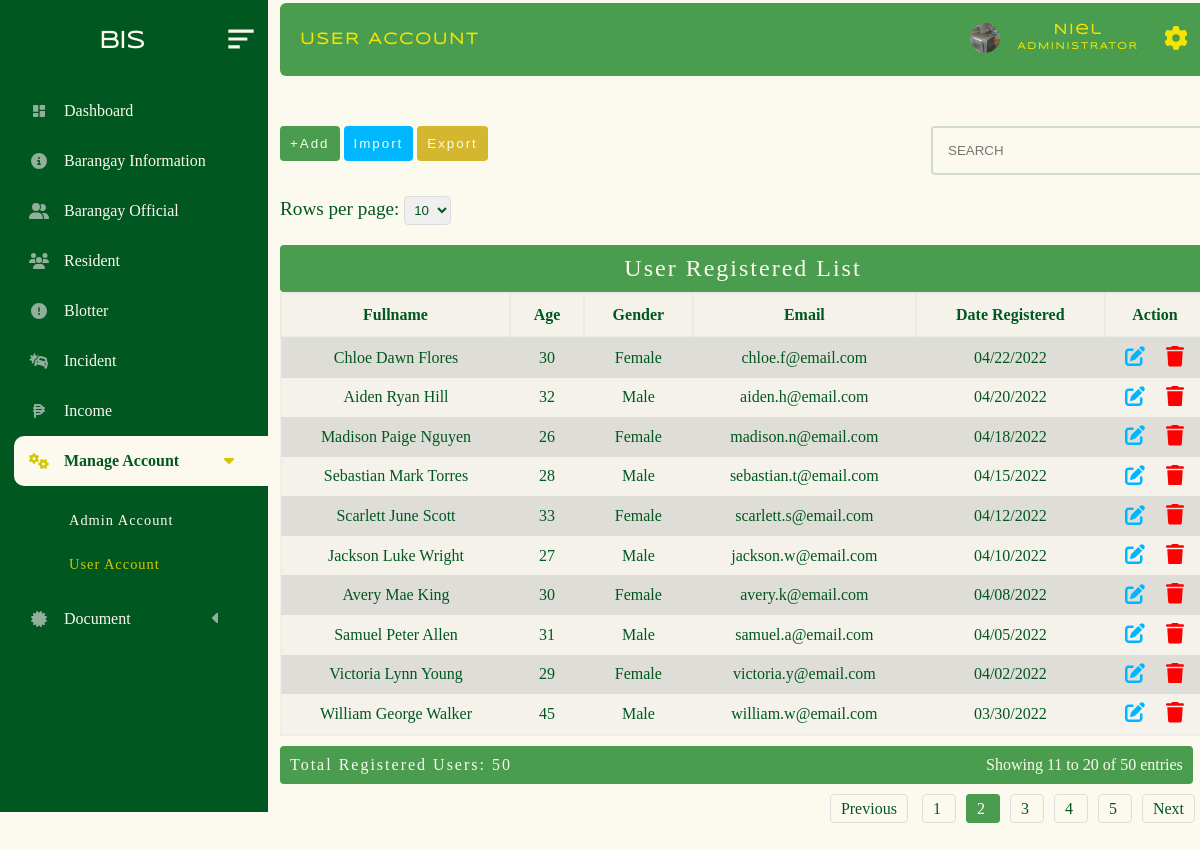
/administrator/admin_panel/user_registered.php?page=2&limit=10 (signed in), run on the app's committed database.
### tables this page shows
CREATE TABLE `user_account` (
  `firstname` varchar(200) NOT NULL,
  `middlename` varchar(200) NOT NULL,
  `lastname` varchar(200) NOT NULL,
  `email` varchar(200) NOT NULL,
  `password` varchar(200) NOT NULL,
  `gender` varchar(200) NOT NULL,
  `age` int(11) NOT NULL,
  `birthday` date NOT NULL,
  `date_registered` date NOT NULL,
  `house_no` varchar(200) NOT NULL,
  `sitio_pook` varchar(200) NOT NULL,
  `contact_no` varchar(200) NOT NULL,
  `profile` varchar(200) NOT NULL,
  `user_id` int(11) NOT NULL
);

### administrator/admin_panel/user_register_folder/table.php (the view, shortened to what this page needs)
<!DOCTYPE html>
<html lang="en">
<head>
</head>
<body>
    <?php
    require("../../database/conn_db.php");
    $page = isset($_GET['page']) ? max(1, (int)$_GET['page']) : 1;
    $limit = isset($_GET['limit']) ? max(1, (int)$_GET['limit']) : 10;
    $offset = ($page - 1) * $limit;
    $countQuery = "SELECT COUNT(*) AS total FROM user_account";
    $countResult = $conn->query($countQuery);
    $totalRows = $countResult->fetch_assoc()['total'];
    $totalPages = max(1, ceil($totalRows / $limit));
    $startRow = ($page - 1) * $limit + 1;
    $endRow = min($page * $limit, $totalRows);
    $sql = "SELECT * FROM user_account ORDER BY user_id DESC LIMIT $limit OFFSET $offset";
    $result = $conn->query($sql);
    ?>
    <?php if ($result->num_rows > 0): ?>
    <div class="limit-selector">
        <form method="GET" action="">
            <label for="limit">Rows per page:</label>
            <select name="limit" id="limit" onchange="this.form.submit()">
                <option value="10" <?php if ($limit == 10) echo 'selected'; ?>>10</option>
            </select>
        </form>
    </div>
    <table>
        <caption>User Registered List</caption>
        <tr>
            <th>Fullname</th>
            <th>Age</th>
            <th>Gender</th>
            <th>Email</th>
            <th>Date Registered</th>
            <th>Action</th>
        </tr>
        <?php
        while($row = $result->fetch_assoc()) {
            $firstname =$row["firstname"];
            $middlename =$row["middlename"];
            $lastname =$row["lastname"];
            $gender =$row["gender"];
            $age =$row["age"];
            $email =$row["email"];
            $date_registered=$row["date_registered"];
        ?>
        <tr class="table_hover">
            <td><?php echo $firstname . " " . $middlename . " " . $lastname; ?></td>
            <td><?php echo $age; ?></td>
            <td><?php echo $gender; ?></td>
            <td><?php echo $email; ?></td>
            <td><?php echo date('m/d/Y', strtotime($date_registered)); ?></td>
            <td>
                <div id="form_up_del_official">
                    <button id="update_official_btn" class="update_btn_register" data-id="<?php echo $row["user_id"]; ?>">
                    </button>
                    <button id="delete_official_btn" class="delete_btn_blotter_user" data-id="<?php echo $row["user_id"]; ?>">
                    </button>
                </div>
            </td>
        </tr>
        <?php } ?>
    </table>
    <div class="table-footer">
        <div class="total-count">Total Registered Users: <?php echo $totalRows; ?></div>
        <div class="pagination-info">
            Showing <?php echo $startRow; ?> to <?php echo $endRow; ?> of <?php echo $totalRows; ?> entries
        </div>
    </div>
    <div class="pagination">
        <?php if ($page > 1): ?>
            <a href="?page=<?php echo $page - 1; ?>&limit=<?php echo $limit; ?>">Previous</a>
        <?php endif; ?>
        <?php for ($i = 1; $i <= $totalPages; $i++): ?>
            <a href="?page=<?php echo $i; ?>&limit=<?php echo $limit; ?>" class="<?php echo $i == $page ? 'active' : ''; ?>">
                <?php echo $i; ?>
            </a>
        <?php endfor; ?>
        <?php if ($page < $totalPages): ?>
            <a href="?page=<?php echo $page + 1; ?>&limit=<?php echo $limit; ?>">Next</a>
        <?php endif; ?>
    </div>
    <?php endif; ?>
            <?php include("user_register_folder/update_user.php"); ?>
</body>
</html>

### administrator/admin_panel/style.css/mian.stylecss.css (style rules this page uses)
* { margin: 0px; padding: 0px; box-sizing: content-box; list-style-type: none ; }
html { scroll-behavior: smooth; }
:root { --bg-color: #FCFAEE; --2nd-bg-color:#4A9D4f; --sub-bg-color: #005720 ; --1st-text-color: #005720 ; --2nd-text-color: rgb(53, 53, 53); --3rd-text-color: #FCFAEE; --btn-color: #F5E402; --other-color :rgb(0, 183, 255); }
body { background-color: var(--bg-color); position: relative; min-height: 100%; width: 100%; overflow: scroll; overflow-x: hidden; }

### administrator/admin_panel/style.css/user.registration.css (style rules this page uses)
* { margin: 0px; padding: 0px; box-sizing: content-box; list-style-type: none ; }
:root { --bg-color: #FCFAEE; --2nd-bg-color:#4A9D4f; --sub-bg-color: #005720 ; --1st-text-color: #005720 ; --2nd-text-color: rgb(53, 53, 53); --3rd-text-color: #FCFAEE; --btn-color: #d4b62f; --other-color :rgb(0, 183, 255); }
body { background-repeat: no-repeat; background-size: cover; background-color: #FCFAEE; }
table { border: 2px solid rgba(228, 228, 228, 0.39); margin-left: 40px; margin-top: 20px; background-color: rgba(226, 226, 226, 0.322); width: 77vw; border-collapse: collapse; transition: all 0.5s ease; border-radius:4px; font-family: "sub_text"; color: var(--1st-text-color); }
table td { padding: 5px; text-align: center; }
table th { border: 2px solid rgba(226, 226, 226, 0.562); padding: 12px; }
table tr:nth-child(even) { background-color: #a7a5a548; }
caption { font-size: 2vw; letter-spacing: 2px; background-color: var(--2nd-bg-color); padding-bottom: 10px; padding-top: 10px; color: var(--bg-color); border-radius: 4px; }
.pagination { margin: 0px 0; float: right; margin-right: 0px; padding-bottom: 60px; margin-left: 20px; }
.pagination a { margin: 0 5px; padding: 5px 10px; text-decoration: none; color: var(--1st-text-color); border: 1px solid #ddd; border-radius: 4px; line-height: 50px; }
.pagination a.active { background-color: var(--2nd-bg-color); color: white; border: 1px solid var(--2nd-bg-color); }
.limit-selector { margin-top: 100px; padding-left: 40px; color: #005720; font-family: "sub_text"; transition: all 0.5s ease; font-size: 1.2rem; }
.limit-selector select { padding: 5px; border-radius: 4px; border: 1px solid #ddd; width: max-content; color: #005720; }
#form_up_del_official { display: flex; justify-content:space-evenly ; align-items: center; }
#update_official_btn { color: var(--bg-color); cursor: pointer; padding: 3px 5px 3px 5px; background-color: transparent; border-radius: 4px; font-size: 0.9rem; outline: none; border: none; }
#update_official_btn svg { width: 20px; fill: var(--other-color); }
#delete_official_btn { color: var(--bg-color); cursor: pointer; padding: 3px 5px 3px 5px; background-color: transparent; border-radius: 4px; border: 1px solid rgb(197, 197, 197); outline: none; border: none; font-size: 0.9rem; }
#delete_official_btn svg { width: 18px; fill: red; }
* { margin: 0px; padding: 0px; box-sizing: content-box; }
html { scroll-behavior: smooth; }
:root { --bg-color:#FCFAEE; --2nd-bg-color:#4A9D4f; --sub-bg-color: #005720 ; --1st-text-color: #005720 ; --2nd-text-color: rgb(53, 53, 53); --3rd-text-color: #FCFAEE; --btn-color: #F5E402; --other-color :rgb(0, 183, 255); }
body::before { opacity: 10%; }
body { background-size: cover; overflow-x: hidden; }
@media only screen and (min-width: 320px ) { body { overflow-x: hidden; } }
@media only screen and (min-width: 481px ) { body { overflow-x: hidden; } }
@media only screen and (min-width: 601px ) { body { overflow-x: hidden; } }
@media only screen and (min-width: 769px ) { body { background-size: cover; overflow-x: hidden; } }

### administrator/admin_panel/user_register_folder/user_register.css (style rules this page uses)
* { margin: 0px; padding: 0px; box-sizing: content-box; list-style-type: none ; }
html { scroll-behavior: smooth; }
:root { --bg-color:#FCFAEE; --2nd-bg-color:#4A9D4f; --sub-bg-color: #005720 ; --1st-text-color: #005720 ; --2nd-text-color: rgb(53, 53, 53); --3rd-text-color: #FCFAEE; --btn-color: #F5E402; --other-color :rgb(0, 183, 255); }

### administrator/admin_panel/user_register_folder/import_temp.php (style rules this page uses)
* { margin: 0px; padding: 0px; box-sizing: content-box; list-style-type: none; }
:root { --bg-color: #FCFAEE; --2nd-bg-color: #4A9D4f; --sub-bg-color: #005720; --1st-text-color: #005720; --2nd-text-color: rgb(53, 53, 53); --3rd-text-color: #FCFAEE; --btn-color: #d4b62f; --other-color: rgb(0, 183, 255); }

### data on the page
user_account: firstname "Chloe", middlename "Dawn", lastname "Flores", age "30", gender "Female", email "chloe.f@email.com", date_registered "04/22/2022"
user_account: firstname "Aiden", middlename "Ryan", lastname "Hill", age "32", gender "Male", email "aiden.h@email.com", date_registered "04/20/2022"
user_account: firstname "Madison", middlename "Paige", lastname "Nguyen", age "26", gender "Female", email "madison.n@email.com", date_registered "04/18/2022"
user_account: firstname "Sebastian", middlename "Mark", lastname "Torres", age "28", gender "Male", email "sebastian.t@email.com", date_registered "04/15/2022"
user_account: firstname "Scarlett", middlename "June", lastname "Scott", age "33", gender "Female", email "scarlett.s@email.com", date_registered "04/12/2022"
user_account: firstname "Jackson", middlename "Luke", lastname "Wright", age "27", gender "Male", email "jackson.w@email.com", date_registered "04/10/2022"
user_account: firstname "Avery", middlename "Mae", lastname "King", age "30", gender "Female", email "avery.k@email.com", date_registered "04/08/2022"
user_account: firstname "Samuel", middlename "Peter", lastname "Allen", age "31", gender "Male", email "samuel.a@email.com", date_registered "04/05/2022"
user_account: firstname "Victoria", middlename "Lynn", lastname "Young", age "29", gender "Female", email "victoria.y@email.com", date_registered "04/02/2022"
user_account: firstname "William", middlename "George", lastname "Walker", age "45", gender "Male", email "william.w@email.com", date_registered "03/30/2022"

### other printed values
$totalRows "50"
$startRow "11"
$endRow "20"
